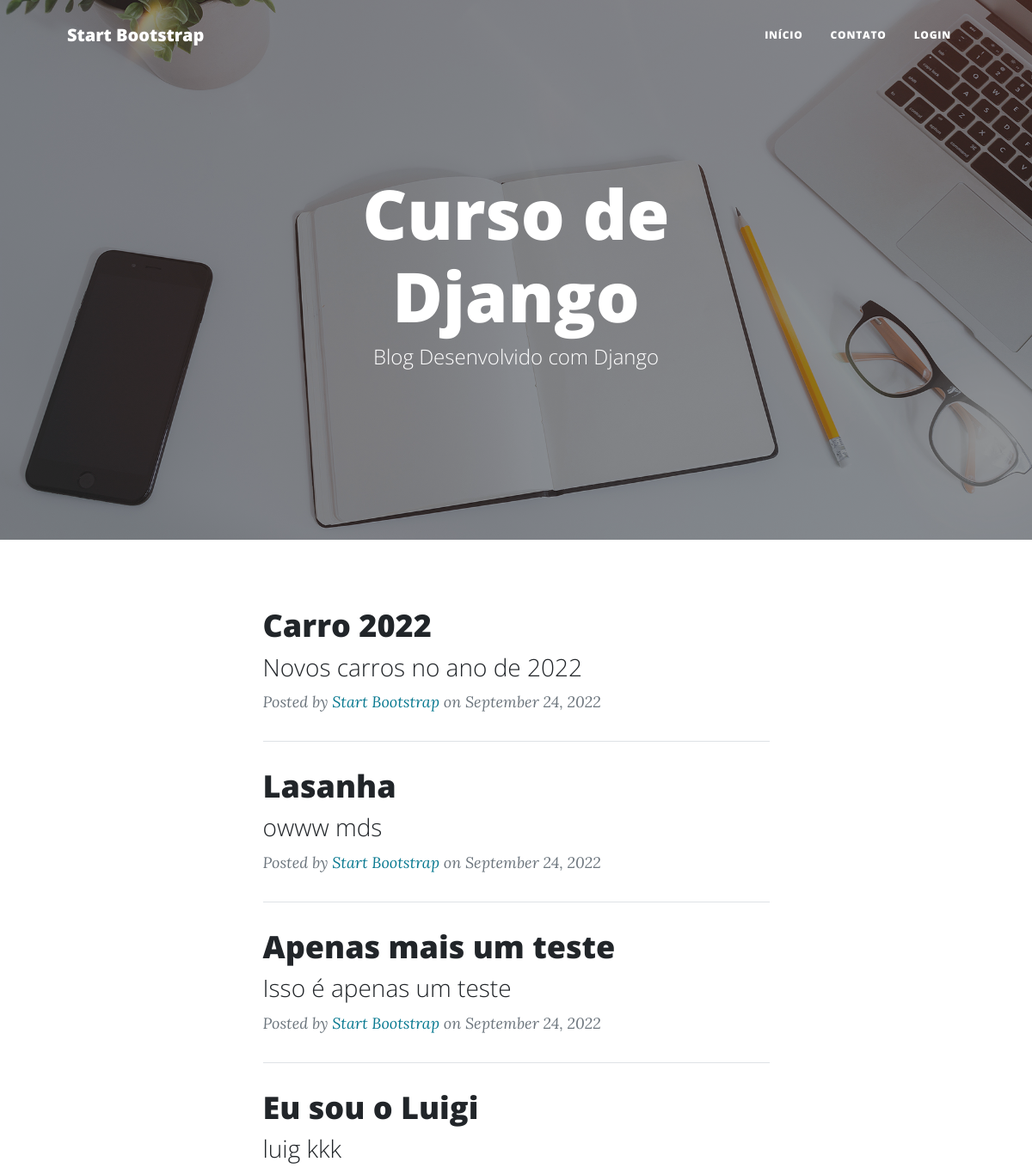
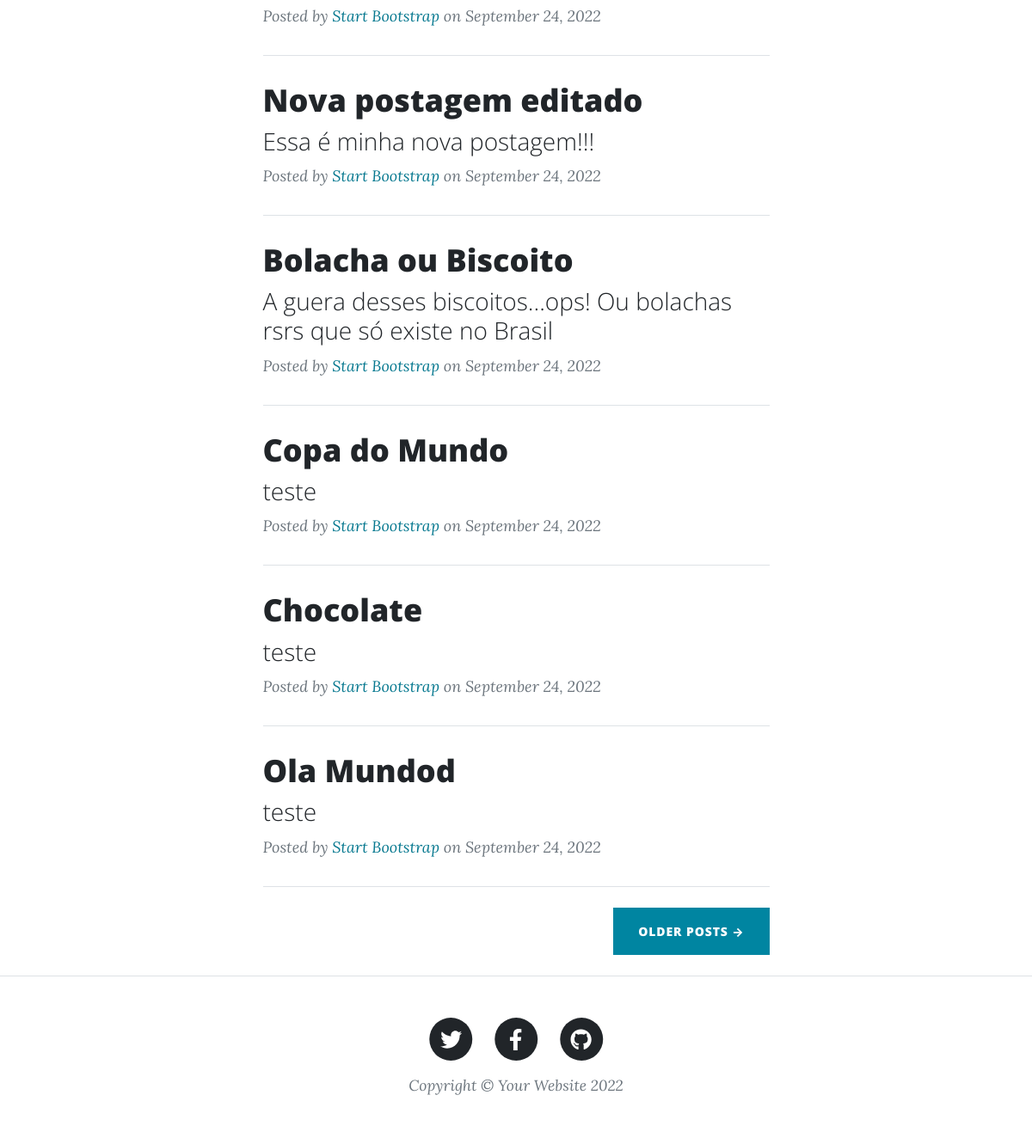
The page / on the database its author committed (2 pictures, top to bottom).
### blog/models.py (models this page shows, shortened)
class Post(models.Model):
   title = models.CharField(verbose_name="Título", max_length=200)
   subtitle = models.CharField(verbose_name="Subtítulo", max_length=300)
   slug = models.SlugField(max_length=200)
   author = models.ForeignKey(User, on_delete=models.CASCADE)
   content = RichTextField(verbose_name="Conteúdo")
   published_at = models.DateTimeField(default=timezone.now)
   created_at = models.DateTimeField(auto_now_add=True)#só irá add a data na 1ª vez | campo oculto
   modified_at = models.DateTimeField(auto_now=True)#campo oculto
   status = models.CharField(max_length=20, choices=STATUS, default='draft')
   category = models.ManyToManyField(Category, related_name="get_posts")
   background_image = models.ImageField(upload_to="blog", null=True, blank=True)
   objects = models.Manager()
   published = PublishedManager()
   class Meta:
      ordering = ('-published_at',)#irá mostrar os mais recentes antes

### blog/views.py (the view)
# urls.py: path('', views.BlogListView.as_view(), name='blog.home'),
class BlogListView(ListView):
   model = Post
   template_name = 'blog/home.html'
   context_object_name = 'posts'

### social/processors.py (called while the page is built)
def context_social(request):
   context_dict = {}
   links = Link.objects.all()
   for i in links:
      context_dict[i.social_network] = i.url
   return context_dict

### blog/templates/blog/home.html (shortened to what this page needs)
{% extends 'base.html' %}
{% load static %}
{% block header %}
   <header class="masthead" style="background-image: url({% static 'img/home-bg.jpg' %})">
      <div class="container position-relative px-4 px-lg-5">
         <div class="row gx-4 gx-lg-5 justify-content-center">
            <div class="col-md-10 col-lg-8 col-xl-7">
               <div class="site-heading">
                     <h1>Curso de Django</h1>
                     <span class="subheading">Blog Desenvolvido com Django</span>
               </div>
            </div>
         </div>
      </div>
   </header>
{% endblock %}
{% block content %}
   {% for post in posts %}
      <div class="post-preview">
         <a href="{% url 'post.detail' post.slug %}">
             <h2 class="post-title">{{post.title}}</h2>
             <h3 class="post-subtitle">{{post.subtitle|truncatechars:"200"}}</h3>
         </a>
         <p class="post-meta">
             Posted by
             <a href="#!">Start Bootstrap</a>
             on September 24, 2022
         </p>
     </div>
     <hr class="my-4" />
   {% endfor %}
   <div class="d-flex justify-content-end mb-4"><a class="btn btn-primary text-uppercase" href="#!">Older Posts →</a></div>
{% endblock %}

### rows shown on the page
Post: title "Carro 2022", subtitle "Novos carros no ano de 2022"
Post: title "Lasanha", subtitle "owww mds"
Post: title "Apenas mais um teste", subtitle "Isso é apenas um teste"
Post: title "Eu sou o Luigi", subtitle "luig kkk"
Post: title "Nova postagem editado", subtitle "Essa é minha nova postagem!!!"
Post: title "Bolacha ou Biscoito", subtitle "A guera desses biscoitos...ops! Ou bolachas rsrs que só existe no Brasil"
Post: title "Copa do Mundo", subtitle "teste"
Post: title "Chocolate", subtitle "teste"
Post: title "Ola Mundod", subtitle "teste"
